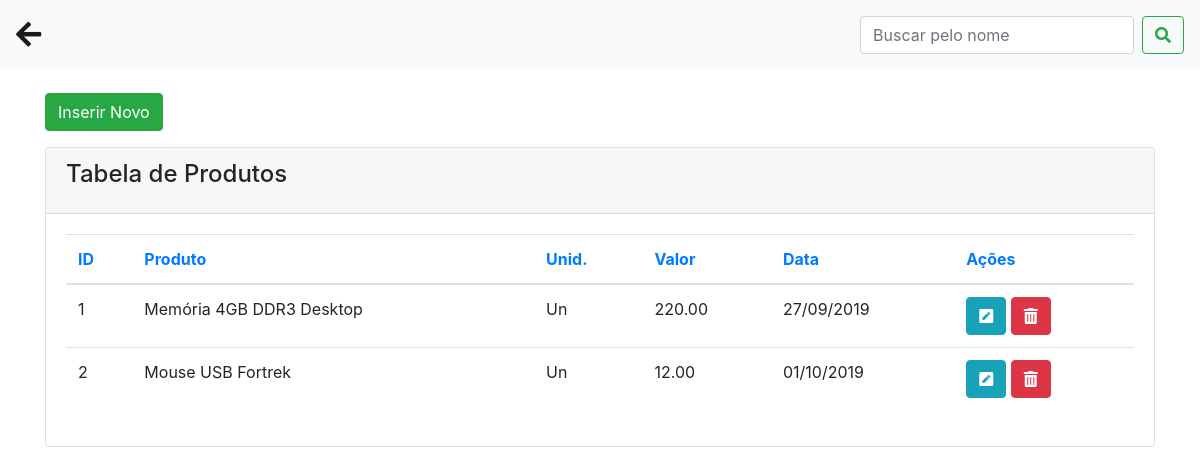
/produtos.php, run on the app's committed database.
### tables this page shows
CREATE TABLE `produtos` (
  `id` int(11) NOT NULL AUTO_INCREMENT,
  `nome` varchar(100) NOT NULL,
  `unidade` varchar(10) NOT NULL,
  `valor_compra` decimal(10,2) NOT NULL,
  `valor_venda` decimal(10,2) NOT NULL,
  `data` date NOT NULL,
  PRIMARY KEY (`id`)
);

### produtos.php (the view, shortened to what this page needs)
<?php
require 'conexao.php';
?>
<!DOCTYPE html>
<html>
<head>
  <link rel="stylesheet" href="https://use.fontawesome.com/releases/v5.8.2/css/all.css">
  <link href="css/bootstrap.min.css" rel="stylesheet">
</head>
<body>
  <nav class="navbar navbar-expand-lg navbar-light bg-light">
    <a class="navbar-brand" href="painel_funcionario.php">
      <big><big><i class="fa fa-arrow-left"></i></big></big>
    </a>
    <div class="collapse navbar-collapse" id="conteudoNavbarSuportado">
      <form class="form-inline my-2 my-lg-0">
        <input class="form-control mr-sm-2" type="search" name="txtPesquisar" placeholder="Buscar pelo nome" aria-label="Pesquisar">
        <button class="btn btn-outline-success my-2 my-sm-0" type="submit" name="btPesquisar"><i class="fa fa-search"></i></button>
      </form>
    </div>
  </nav>
  <div class="container">
      <br>
      <div class="row">
        <div class="col-sm-12">
          <button type="button" class="btn btn-success mb-3" data-toggle="modal" data-target="#modalExemplo">
                Inserir Novo
          </button>
        </div>
      </div>
      <div class="content">
        <div class="row">
          <div class="col-md-12">
            <div class="card">
              <div class="card-header">
                <h4 class="card-title"> Tabela de Produtos</h4>
              </div>
              <div class="card-body">
                <div class="table-responsive">
                  <table class="table">
                    <thead class=" text-primary">
                      <th>
                        ID
                      </th>
                      <th>
                        Produto
                      </th>
                      <th>
                        Unid.
                      </th>
                      <th>
                        Valor
                      </th>
                      <th>
                        Data
                      </th>
                      <th>
                        Ações
                      </th>
                    </thead>
                    <tbody>
                      <?php
                        if ( isset($_GET['btPesquisar']) && $_GET['txtPesquisar'] != '' ) {
                          $nome = $_GET['txtPesquisar'].'%';
                          $query = "SELECT * FROM produtos WHERE nome LIKE '{$nome}' ORDER BY nome ASC";
                        } else {
                           $query  = "SELECT * FROM produtos ORDER BY nome ASC";
                        }
                        $result = mysqli_query($conexao, $query);
                        while ($row = mysqli_fetch_assoc($result)) {
                        ?>
                          <tr>
                            <td><?php echo $row['id']; ?></td>
                            <td><?php echo $row['nome']; ?></td>
                            <td><?php echo $row['unidade']; ?></td>
                            <td><?php echo $row['valor_venda']; ?></td>
                            <td><?php echo date('d/m/Y', strtotime($row['data'])); ?></td>
                            <td>
                              <a class="btn btn-info" href="produtos.php?func=edita&id=<?php echo $row['id'] ?>">
                                <i class="fas fa-pen-square"></i>
                              </a>
                              <a class="btn btn-danger" href="produtos.php?func=deleta&id=<?php echo $row['id'] ?>">
                                <i class="fas fa-trash-alt"></i>
                              </a>
                            </td>
                          </tr>
                          <?php }
                      ?>
                    </tbody>
                  </table>
                </div>
              </div>
            </div>
          </div>
        </div>
      </div>
  </div>
</body>
</html>

### data on the page
produtos: id "1", nome "Memória 4GB DDR3 Desktop", unidade "Un", valor_venda "220.00", data "27/09/2019"
produtos: id "2", nome "Mouse USB Fortrek", unidade "Un", valor_venda "12.00", data "01/10/2019"
